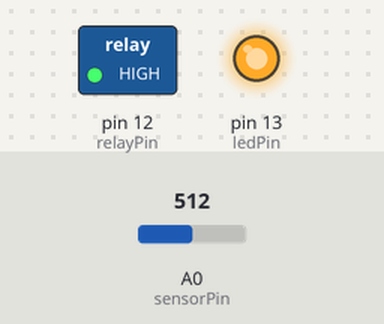
Bench run of a sketch on a simulated Arduino Uno, built with avr-gcc and run on an emulated ATmega328P. On the bench: switched loads named in the sketch (green lamp = pin HIGH), output pins drawn as LEDs (lit = HIGH). The inputs (shaded band) are chosen by the test bench; at power-on: A0 (sensorPin) = 512.

Above: at 1.2 s.
1.3 s: A0 (sensorPin) set to 493
At 2.5 s:
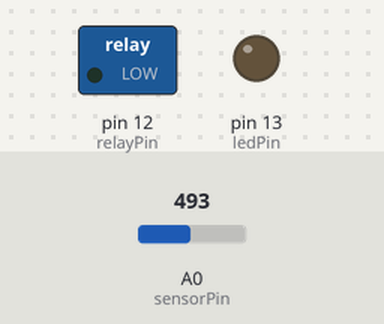
2.8 s: A0 (sensorPin) set to 510
At 3.8 s:
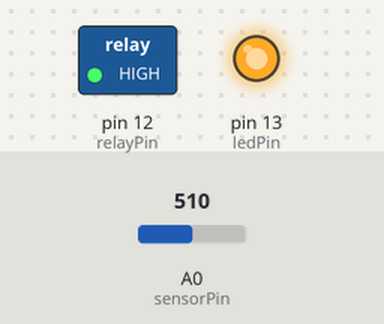
4.3 s: A0 (sensorPin) set to 490
At 5.0 s:
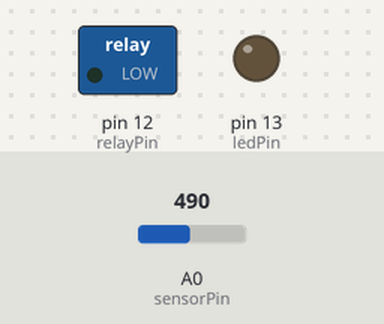
Timing chart, 0 to 7.3 s (numbered marks = the images above; inputs shaded):
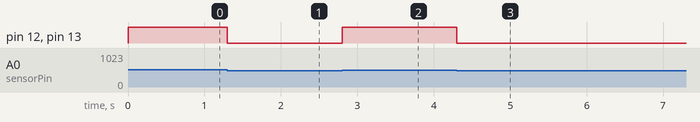

The sketch:

Lab2.ino
```cpp
int sensorPin = A0;    // select the input pin for the potentiometer
int ledPin = 13;      // select the pin for the LED
int relayPin = 12;
int lightLevel = 0;

void setup()
{
  pinMode(ledPin, OUTPUT);
  pinMode(relayPin, OUTPUT);
}

void loop()
{
  lightLevel = analogRead(sensorPin);
  if(lightLevel > 500)
  {
   digitalWrite(ledPin, HIGH);
   digitalWrite(relayPin, HIGH);
  }
  else
  {
   digitalWrite(ledPin, LOW);
   digitalWrite(relayPin, LOW);
  }
}
```

Measured:
- the behaviour switches between 501 and 500 on A0 (sensorPin) (found by bisection; images 0 and 1)
- after the input at 1.3 s, pin 12 (relayPin), pin 13 (ledPin): HIGH → LOW at once
- after the input at 2.8 s, pin 12 (relayPin), pin 13 (ledPin): LOW → HIGH at once
- after the input at 4.3 s, pin 12 (relayPin), pin 13 (ledPin): HIGH → LOW at once
